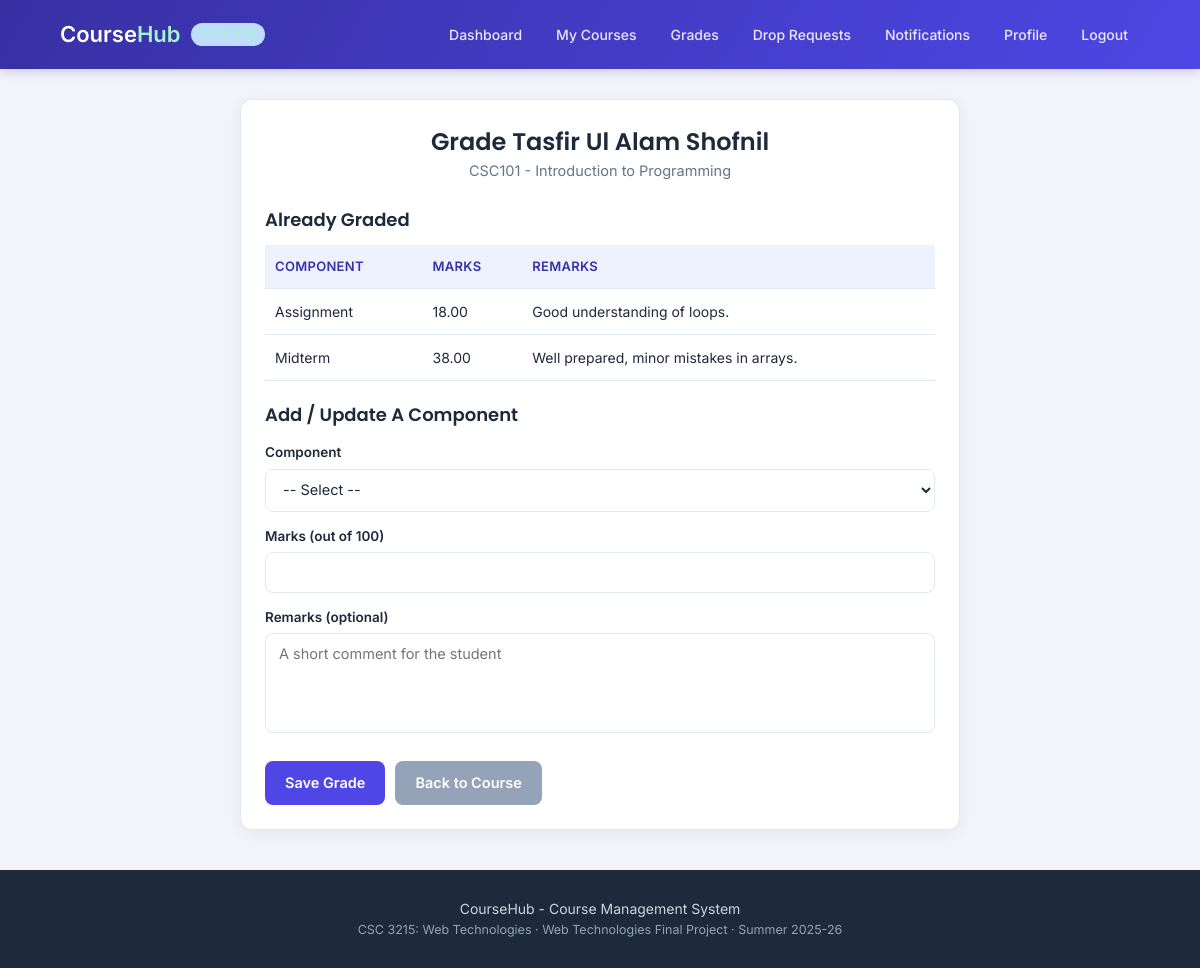
Screenshot of /add-grade.php?course_id=1&student_id=5 (signed in) with the database file from the repository.
### tables this page shows
CREATE TABLE users (
    user_id     INT AUTO_INCREMENT PRIMARY KEY,
    name        VARCHAR(100) NOT NULL,
    email       VARCHAR(100) NOT NULL UNIQUE,
    password    VARCHAR(255) NOT NULL,
    role        ENUM('admin','teacher','student') NOT NULL DEFAULT 'student',
    phone       VARCHAR(20),
    department  VARCHAR(100),
    bio         TEXT,
    status      VARCHAR(20)  DEFAULT 'active',
    joined      DATE
);

CREATE TABLE courses (
    course_id     INT AUTO_INCREMENT PRIMARY KEY,
    course_code   VARCHAR(20)  NOT NULL UNIQUE,
    title         VARCHAR(150) NOT NULL,
    description   TEXT,
    credit_hour   DECIMAL(2,1) NOT NULL DEFAULT 3.0,
    teacher_id    INT DEFAULT NULL,
    capacity      INT NOT NULL DEFAULT 40,
    course_status VARCHAR(20) DEFAULT 'active',
    created_at    DATE,
    FOREIGN KEY (teacher_id) REFERENCES users(user_id) ON DELETE SET NULL
);

CREATE TABLE grades (
    grade_id    INT AUTO_INCREMENT PRIMARY KEY,
    student_id  INT NOT NULL,
    course_id   INT NOT NULL,
    component   VARCHAR(50) NOT NULL,
    marks       DECIMAL(5,2) NOT NULL,
    remarks     VARCHAR(255),
    graded_at   DATE,
    UNIQUE (student_id, course_id, component),
    FOREIGN KEY (student_id) REFERENCES users(user_id)     ON DELETE CASCADE,
    FOREIGN KEY (course_id)  REFERENCES courses(course_id) ON DELETE CASCADE
);

### add-grade.php (the view, shortened to what this page needs)
<?php
require_once "config.php";
require_once "functions.php";
$course_id  = isset($_GET["course_id"])  ? intval($_GET["course_id"])  : 0;
$student_id = isset($_GET["student_id"]) ? intval($_GET["student_id"]) : 0;
$course = getCourse($conn, $course_id);
$student = getUser($conn, $student_id);
$marks     = "";
$remarks   = "";
$gstmt = $conn->prepare("SELECT * FROM grades WHERE student_id = ? AND course_id = ? ORDER BY grade_id");
$gstmt->bind_param("ii", $student_id, $course_id);
$gstmt->execute();
$existing = $gstmt->get_result();
include "header.php";
?>
    <div class="medium-page">
        <div class="box">
            <h2 class="center">Grade <?php echo htmlspecialchars($student["name"]); ?></h2>
            <p class="page-info center"><?php echo htmlspecialchars($course["course_code"] . " - " . $course["title"]); ?></p>
            <?php if ($existing->num_rows > 0) { ?>
                <h3>Already Graded</h3>
                <table>
                    <tr><th>Component</th><th>Marks</th><th>Remarks</th></tr>
                    <?php while ($g = $existing->fetch_assoc()) { ?>
                        <tr>
                            <td><?php echo htmlspecialchars($g["component"]); ?></td>
                            <td><?php echo $g["marks"]; ?></td>
                            <td><?php echo htmlspecialchars($g["remarks"]); ?></td>
                        </tr>
                    <?php } ?>
                </table>
            <?php } ?>
            <h3 style="margin-top:20px">Add / Update A Component</h3>
            <form method="POST" action="add-grade.php?course_id=<?php echo $course_id; ?>&student_id=<?php echo $student_id; ?>">
                <label for="component">Component</label>
                <select id="component" name="component">
                    <option value="">-- Select --</option>
                </select>
                <label for="marks">Marks (out of 100)</label>
                <input type="number" id="marks" name="marks" step="0.01" min="0" max="100"
                       value="<?php echo htmlspecialchars($marks); ?>">
                <label for="remarks">Remarks (optional)</label>
                <textarea id="remarks" name="remarks" placeholder="A short comment for the student"><?php echo htmlspecialchars($remarks); ?></textarea>
                <div class="buttons">
                    <button type="submit">Save Grade</button>
                    <a href="course-details.php?id=<?php echo $course_id; ?>" class="btn btn-gray">Back to Course</a>
                </div>
            </form>
        </div>
    </div>
<?php
include "footer.php";
?>

### style.css (style rules this page uses)
:root { --primary: #4f46e5; --primary-dark: #3730a3; --primary-light:#eef2ff; --accent: #14b8a6; --accent-dark: #0f766e; --ink: #1e293b; --ink-light: #64748b; --bg: #f4f5fb; --white: #ffffff; --border: #e2e8f0; --green: #16a34a; --green-bg: #dcfce7; --orange: #d97706; --orange-bg: #fef3c7; --red: #dc2626; --red-bg: #fee2e2; --radius: 12px; --shadow: 0 4px 18px rgba(30, 41, 59, 0.07); --shadow-hover: 0 8px 26px rgba(30, 41, 59, 0.12); }
* { margin:0; padding:0; box-sizing:border-box; font-family:'Inter', Arial, Helvetica, sans-serif; }
h1, h2, h3, .logo { font-family:'Poppins', Arial, Helvetica, sans-serif; }
body { background:var(--bg); color:var(--ink); line-height:1.5; }
a { text-decoration:none; color:var(--primary); }
.medium-page { width:720px; max-width:92%; margin:30px auto; }
h2 { color:var(--ink); font-weight:600; }
h3 { color:var(--ink); font-size:18px; font-weight:600; }
.page-info { color:var(--ink-light); font-size:14.5px; margin-bottom:24px; }
.box { background:var(--white); padding:24px; border-radius:var(--radius); box-shadow:var(--shadow); margin-bottom:22px; border:1px solid var(--border); }
label { display:block; font-weight:600; font-size:13.5px; color:var(--ink); margin-top:14px; margin-bottom:6px; }
input[type="text"], input[type="email"], input[type="password"], input[type="number"], input[type="tel"], input[type="date"], input[type="time"], input[type="search"], select, textarea { width:100%; padding:11px 13px; border:1.5px solid var(--border); border-radius:8px; font-size:14.5px; outline:none; background:var(--white); color:var(--ink); transition:border 0.15s ease, box-shadow 0.15s ease; }
textarea { resize:none; height:100px; }
button, .btn { padding:11px 20px; border:none; border-radius:8px; background:var(--primary); color:white; font-size:14.5px; font-weight:600; cursor:pointer; transition:background 0.15s ease, transform 0.05s ease; display:inline-block; }
.btn-gray { background:#94a3b8; }
.buttons { margin-top:22px; display:flex; gap:10px; flex-wrap:wrap; }
table { width:100%; border-collapse:collapse; margin-top:12px; font-size:14px; }
th, td { border-bottom:1px solid var(--border); padding:12px 10px; text-align:left; }
th { background:var(--primary-light); color:var(--primary-dark); font-weight:600; font-size:13px; text-transform:uppercase; letter-spacing:0.3px; }
.center { text-align:center; }

### rows the page displays
users: name "Tasfir Ul Alam Shofnil"
courses: course_code+title "CSC101 - Introduction to Programming"
grades: component "Assignment", marks "18.00", remarks "Good understanding of loops."
grades: component "Midterm", marks "38.00", remarks "Well prepared, minor mistakes in arrays."
